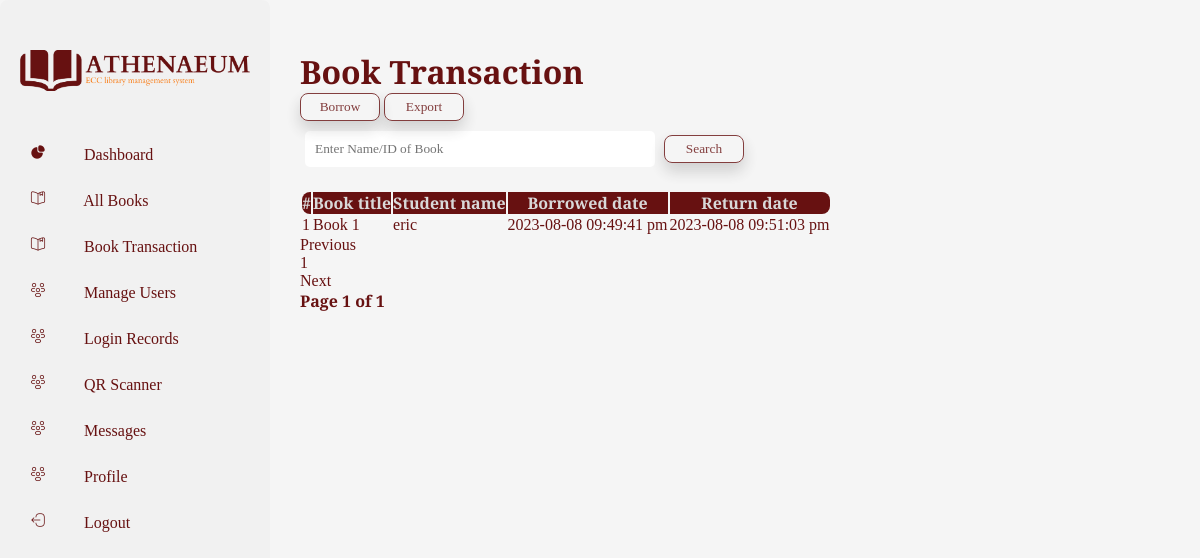
Screenshot of /admin/book-transaction.php (signed in) with the database file from the repository.
### tables this page shows
CREATE TABLE `book_transaction` (
  `book_id` varchar(250) NOT NULL,
  `title` varchar(250) NOT NULL,
  `id_number` varchar(250) NOT NULL,
  `Borrowed_date` varchar(250) NOT NULL,
  `Return_date` varchar(250) NOT NULL,
  `STATUS` int(11) NOT NULL
);

CREATE TABLE `user` (
  `id_number` varchar(250) NOT NULL,
  `name` varchar(250) NOT NULL,
  `type` varchar(250) NOT NULL,
  `password` varchar(250) NOT NULL,
  `course` varchar(250) NOT NULL,
  `id_pic` longblob NOT NULL,
  `qr` longblob NOT NULL,
  `cor` longblob NOT NULL
);

### admin/book-transaction.php (the view, shortened to what this page needs)
<?php
    include("connection.php");
    if ($_SESSION['id']) {
        if(isset($_GET['page_number']) && $_GET['page_number'] != ""){
            $page_number = $_GET['page_number'];
        }
        else{
            $page_number = 1;
        }
        $total_rows_per_page = 10;
        $offset = ($page_number-1)*$total_rows_per_page;
        $prev_page = $page_number-1;
        $next_page = $page_number+1;
        $result_count = mysqli_query($conn,"SELECT COUNT(*) as total_records FROM book");
        $records = mysqli_fetch_array($result_count);
        $total_records = $records['total_records'];
        $total_no_per_page = ceil($total_records/$total_rows_per_page);
?>
<!DOCTYPE html>
<html lang="en">
<head>
    <link href="css/style.css" rel="stylesheet" type="text/css"/>
    <link rel="stylesheet" href="css/bootstrap.min.css">
    <link rel="stylesheet" href="css/dataTables.bootstrap.min.css">
    <link rel="stylesheet" href="js/jquery-1.11.1.min.js">
</head>
<body>
<div class="wrapper">
    <div class="sidebar">
        <div class = "athen-logo">
            <img src="images/athen-logo-new.png" alt="">
        </div>
        <ul>
            <li>
                <a href="index.php">
                <span class="icon"><img src="images/AnalyticsIcon_bold.png" alt=""></span>
                <span class="item">Dashboard</span>
                </a>
            </li>
            <li>
                <a href="book.php">
                <span class="icon"><img src="images/BorrowingIcon_normal.png" alt=""></span>
                <span class="item">All Books</span>
                </a>
            </li>
            <li>
                <a href="#.php">
                <span class="icon"><img src="images/BorrowingIcon_normal.png" alt=""></span>
                <span class="item">Book Transaction</span>
                </a>
            </li>
            <li>
                <a href="user.php">
                <span class="icon"><img src="images/AttendanceIcon_normal.png" alt=""></span>
                <span class="item">Manage Users</span>
                </a>
            </li>
            <li>
                <a href="logs.php">
                <span class="icon"><img src="images/AttendanceIcon_normal.png" alt=""></span>
                <span class="item">Login Records</span>
                </a>
            </li>
            <li>
                <a href="scanner.php">
                <span class="icon"><img src="images/AttendanceIcon_normal.png" alt=""></span>
                <span class="item">QR Scanner</span>
                </a>
            </li>
            <li>
                <a href="message.php">
                <span class="icon"><img src="images/AttendanceIcon_normal.png" alt=""></span>
                <span class="item">Messages</span>
                </a>
            </li>
            <li>
                <a href="profile.php">
                <span class="icon"><img src="images/AttendanceIcon_normal.png" alt=""></span>
                <span class="item">Profile</span>
                </a>
            </li>
            <li>
                <a href="../index.php">
                <span class="icon"><img src="images/LogoutIcon_normal.png" alt=""></span>
                <span class="item">Logout</span>
                </a>
            </li>
        </ul>
    </div>
    <main>
        <div class="row">
            <div class="title">
                <h1>Book Transaction</h1>
            </div>
        </div>
        <div class="row">
            <div class="col-md-11">
                <div class="table-resposive">
                    <div class = "button">
                        <button class="add-btn" onclick="window.location.href='borrow.php'">Borrow</button>
                        <button  type = "submit" class="export-btn" onclick="Export()">Export</button>
                        <form class="form-horizontal row-fluid" action="book.php" method="post">
                            <div class="control-group">
                                <div class="controls">
                                    <input type="text" id="title" name="title" placeholder="Enter Name/ID of Book" class="span8" required>
                                    <button type="submit" name="submit"class="btn">Search</button>
                                </div>
                            </div>
                        </form>
                                    <br>
                        <?php
                        if(isset($_POST['submit']))
                            {$s=$_POST['title'];
                                $sql="SELECT * FROM ecclms.book_transaction WHERE book_id = '$s' or title like '%$s%'";
                            }
                        else{
                            $sql="SELECT * FROM ecclms.book_transaction, ecclms.user
                                  WHERE ecclms.book_transaction.id_number = ecclms.user.id_number
                                  ORDER BY Borrowed_date DESC LIMIT $offset , $total_rows_per_page";
                        }
                        $result=$conn->query($sql);
                        $rowcount=mysqli_num_rows($result);
                        if(!($rowcount)){
                            echo "<br><center><h2><b><i>No Results</i></b></h2></center>";
                        }
                        else{
                        ?>
                        <table class="table table-bordered table-striped">
                        <thead>
                            <th class="b1">#</th>
                            <th>Book title</th>
                            <th>Student name</th>
                            <th>Borrowed date</th>
                            <th class="b2">Return date</th>
                        </thead>
                        <tbody>
                    </div>
                            <?php
                                $count = 1;
                                while($row=$result->fetch_assoc()){
                            ?>
                            <tr>
                                <td> <?php echo $count; ?> </td>
                                <td> <?php echo $row['title']; ?> </td>
                                <td> <?php echo $row['name']; ?> </td>
                                <td> <?php echo $row['Borrowed_date']; ?> </td>
                                <td> <?php echo $row['Return_date']; ?> </td>
                            </tr>
                            <?php
                                $count += 1;
                                }
                            }
                            ?>
                    <nav aria-label="Page navigation example">
                        <ul class="pagination">
                            <li class="page-item">
                            <a class="page-link <?= ($page_number<=1)? 'disabled' : '';?>"
                            <?= ($page_number > 1)? 'href=?page_number=' . $prev_page : '';?>>
                            Previous
                            </a>
                            </li>
                            <?php
                                for($counter=1;$counter<=$total_no_per_page;$counter++){?>
                                    <li class="page-item">
                                        <a class="page-link"
                                            href="?page_number=<?= $counter;?>"><?= $counter;?>
                                        </a>
                                    </li>
                                    <?php
                                }
                            ?>
                            <li class="page-item">
                            <a class="page-link <?= ($page_number >= $total_no_per_page)? 'disabled' : '';?>"
                            <?= ($page_number < $total_no_per_page)? 'href=?page_number='. $next_page : '';?>>Next
                            </a>
                            </li>
                        </ul>
                    </nav>
                    <div class="page_no">
                        <strong>Page <?= $page_number; ?> of <?= $total_no_per_page;?></strong>
                    </div>
                    </div>
                </div>
            </div>
        </div>
</body>
</html>
<?php
}else{
    echo "<script type='text/javascript'>alert('Access Denied!!!')</script>";
}
?>

### admin/css/style.css (style rules this page uses)
* { margin: 0; padding: 0; box-sizing: border-box; font-family: 'Spectral', serif; list-style: none; text-decoration: none; }
body { background-color: whitesmoke; color: #671111; max-width: 100%; overflow-x: hidden; }
.wrapper .sidebar { background: #f1f1f1; position: fixed; top: 0; left: 0; width: 270px; height: 100%; padding: 50px 0; border-radius: 8px; font-weight: 500; }
.title h1 { margin-top: 50px; font-weight: 800; }
th { background-color: #671111; color: #D9D9D9; }
.b1 { border-radius: 8px 0 0 8px; }
.b2 { border-radius: 0 8px 8px 0; }
.wrapper .sidebar .athen-logo img { margin-bottom: 60px; display: block; width: 230px; margin: 0px auto 40px auto; }
.wrapper .sidebar ul li a { display: block; padding: 13px 30px; color: #671111; font-size: 16px; position: relative; }
.wrapper .sidebar ul li a .icon { color:#671111; width: 50px; display: inline-block; }
.wrapper .sidebar .icon img { width: 16px; }
.export-btn { opacity: .8; background-color: transparent; color: #671111; width: 80px; border-color: #671111; padding: 5px; border-radius: 8px; border: solid 1px; box-shadow: 0 8px 16px 0 rgba(0, 0, 0, 0.2); margin-bottom: 5px; }
main { margin-left: 25%; }
nav ul li .page-link { color: #671111; }
input { width: 350px; border: none; padding: 10px; border-radius: 5px; margin: 5px; }
button { opacity: .8; background-color: transparent; color: #671111; width: 80px; border-color: #671111; padding: 5px; border-radius: 8px; border: solid 1px; box-shadow: 0 8px 16px 0 rgba(0, 0, 0, 0.2); margin-bottom: 5px; }

### rows the page displays
book_transaction: title "Book 1", user.name "eric", Borrowed_date "2023-08-08 09:49:41 pm", Return_date "2023-08-08 09:51:03 pm"

### other values shown
$page_number "1"
$total_no_per_page "1"
